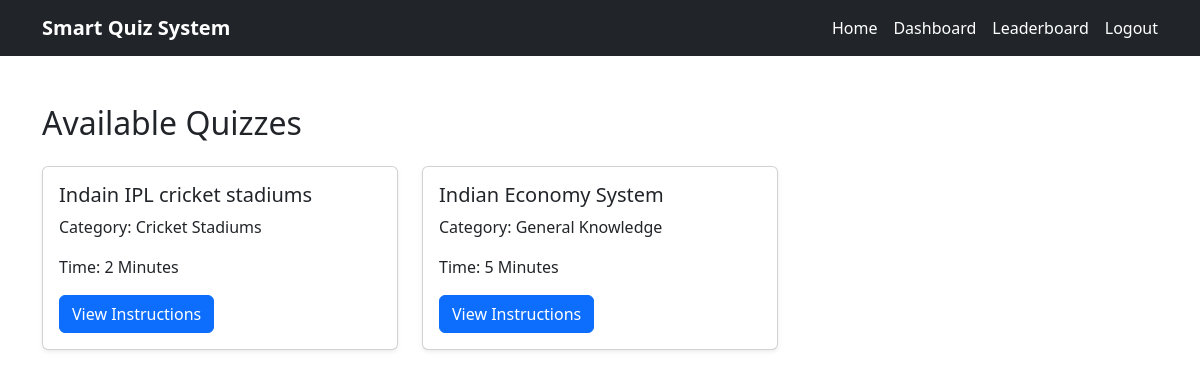
/quiz/ (signed in), run on the app's committed database.
### quiz/models.py (models this page shows, shortened)
class Quiz(models.Model):
    title = models.CharField(max_length=200)
    category = models.ForeignKey(
        Category,
        on_delete=models.CASCADE
    )
    timer = models.IntegerField(
        help_text="Timer in Minutes"
    )

class Category(models.Model):
    name = models.CharField(max_length=100)
    def __str__(self):
        return self.name

### quiz/views.py (the view)
@login_required
def quiz_list(request):
    quizzes = Quiz.objects.all()
    return render(
        request,
        'quiz/quiz_list.html',
        {
            'quizzes': quizzes
        }
    )

### templates/quiz/quiz_list.html
{% extends 'base.html' %}
{% block content %}
<h2 class="mb-4">
    Available Quizzes
</h2>
<div class="row">
    {% for quiz in quizzes %}
    <div class="col-md-4 mb-4">
        <div class="card shadow-sm h-100">
            <div class="card-body">
                <h5 class="card-title">
                    {{ quiz.title }}
                </h5>
                <p class="card-text">
                    Category:
                    {{ quiz.category }}
                </p>
                <p class="card-text">
                    Time:
                    {{ quiz.timer }} Minutes
                </p>
                <a
                    href="/quiz/{{ quiz.id }}/instructions/"
                    class="btn btn-primary"
                >
                    View Instructions
                </a>
            </div>
        </div>
    </div>
    {% endfor %}
</div>
{% endblock %}

### data on the page
Quiz: title "Indain IPL cricket stadiums", category "Cricket Stadiums", timer "2"
Quiz: title "Indian Economy System", category "General Knowledge", timer "5"
